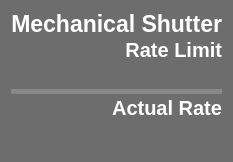
              <widget class="PyDMFrame" name="Device_MS_Frame">
               <property name="minimumSize">
                <size>
                 <width>0</width>
                 <height>162</height>
                </size>
               </property>
               <property name="maximumSize">
                <size>
                 <width>270</width>
                 <height>250</height>
                </size>
               </property>
               <property name="toolTip">
                <string/>
               </property>
               <property name="styleSheet">
                <string notr="true">QFrame{
background-color: rgb(109, 109, 109);
border-bottom-left-radius: 15px;
border-bottom-right-radius: 15px;
border-top-left-radius: 15px;
border-top-right-radius: 15px;
}</string>
               </property>
               <property name="alarmSensitiveBorder" stdset="0">
                <bool>true</bool>
               </property>
               <property name="channel" stdset="0">
                <string>ca://IOC:BSY0:MP01:MS_RATE</string>
               </property>
               <layout class="QVBoxLayout" name="verticalLayout_5">
                <property name="spacing">
                 <number>0</number>
                </property>
                <item>
                 <widget class="QLabel" name="Device_MS_Title">
                  <property name="font">
                   <font>
                    <pointsize>17</pointsize>
                    <weight>75</weight>
                    <bold>true</bold>
                   </font>
                  </property>
                  <property name="styleSheet">
                   <string notr="true">color: rgb(255, 255, 255);</string>
                  </property>
                  <property name="text">
                   <string>Mechanical Shutter</string>
                  </property>
                  <property name="alignment">
                   <set>Qt::AlignRight|Qt::AlignTop|Qt::AlignTrailing</set>
                  </property>
                 </widget>
                </item>
                <item>
                 <widget class="QLabel" name="Device_MS_RL_Title">
                  <property name="font">
                   <font>
                    <pointsize>15</pointsize>
                    <weight>75</weight>
                    <bold>true</bold>
                   </font>
                  </property>
                  <property name="styleSheet">
                   <string notr="true">border: 0px;
color: rgb(255, 255, 255);</string>
                  </property>
                  <property name="text">
                   <string>Rate Limit</string>
                  </property>
                  <property name="alignment">
                   <set>Qt::AlignBottom|Qt::AlignRight|Qt::AlignTrailing</set>
                  </property>
                 </widget>
                </item>
                <item>
                 <widget class="PyDMLabel" name="Device_MS_RL_Num">
                  <property name="font">
                   <font>
                    <family>Sans Serif</family>
                    <pointsize>15</pointsize>
                    <weight>75</weight>
                    <italic>false</italic>
                    <bold>true</bold>
                   </font>
                  </property>
                  <property name="toolTip">
                   <string/>
                  </property>
                  <property name="styleSheet">
                   <string notr="true">color: rgb(255, 255, 255);</string>
                  </property>
                  <property name="alignment">
                   <set>Qt::AlignRight|Qt::AlignTrailing|Qt::AlignVCenter</set>
                  </property>
                  <property name="rules" stdset="0">
                   <string>[{&quot;name&quot;: &quot;Add Hz&quot;, &quot;property&quot;: &quot;Text&quot;, &quot;initial_value&quot;: &quot;&quot;, &quot;expression&quot;: &quot;str(ch[0]) + ' Hz'&quot;, &quot;channels&quot;: [{&quot;channel&quot;: &quot;ca://IOC:BSY0:MP01:MS_MEASRATE&quot;, &quot;trigger&quot;: true, &quot;use_enum&quot;: true}]}]</string>
                  </property>
                  <property name="alarmSensitiveBorder" stdset="0">
                   <bool>false</bool>
                  </property>
                  <property name="channel" stdset="0">
                   <string>ca://IOC:BSY0:MP01:MS_MEASRATE</string>
                  </property>
                 </widget>
                </item>
                <item>
                 <widget class="PyDMDrawingLine" name="Device_MS_Line">
                  <property name="maximumSize">
                   <size>
                    <width>16777215</width>
                    <height>5</height>
                   </size>
                  </property>
                  <property name="toolTip">
                   <string/>
                  </property>
                  <property name="styleSheet">
                   <string notr="true">background-color: rgb(136, 136, 136);
</string>
                  </property>
                 </widget>
                </item>
                <item>
                 <widget class="QLabel" name="Device_MS_AR_Title">
                  <property name="font">
                   <font>
                    <pointsize>15</pointsize>
                    <weight>75</weight>
                    <bold>true</bold>
                   </font>
                  </property>
                  <property name="styleSheet">
                   <string notr="true">color: rgb(255, 255, 255);</string>
                  </property>
                  <property name="text">
                   <string>Actual Rate</string>
                  </property>
                  <property name="alignment">
                   <set>Qt::AlignBottom|Qt::AlignRight|Qt::AlignTrailing</set>
                  </property>
                 </widget>
                </item>
                <item>
                 <widget class="PyDMLabel" name="Device_MS_AR_Num">
                  <property name="font">
                   <font>
                    <family>Sans Serif</family>
                    <pointsize>17</pointsize>
                    <weight>75</weight>
                    <italic>false</italic>
                    <bold>true</bold>
                   </font>
                  </property>
                  <property name="toolTip">
                   <string/>
                  </property>
                  <property name="styleSheet">
                   <string notr="true">border: 0px;</string>
                  </property>
                  <property name="alignment">
                   <set>Qt::AlignRight|Qt::AlignTrailing|Qt::AlignVCenter</set>
                  </property>
                  <property name="showUnits" stdset="0">
                   <bool>true</bool>
                  </property>
                  <property name="alarmSensitiveContent" stdset="0">
                   <bool>true</bool>
                  </property>
                  <property name="alarmSensitiveBorder" stdset="0">
                   <bool>false</bool>
                  </property>
                  <property name="channel" stdset="0">
                   <string>ca://IOC:BSY0:MP01:MS_RATE</string>
                  </property>
                 </widget>
                </item>
               </layout>
              </widget>
